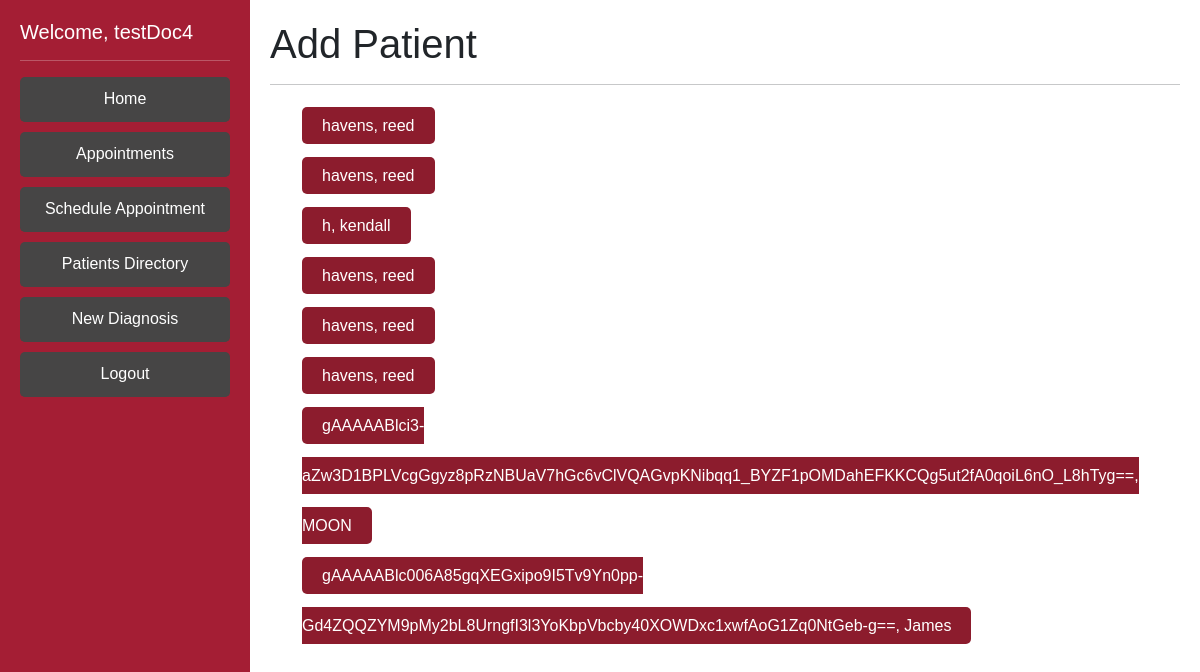
Screenshot of /addPatient (signed in) with the database file from the repository.
### DoctorPortal/models.py (models this page shows)
class Patient(AbstractBaseUser):
    phone = EncryptedIntegerField() # 1 (999)-999-9999 11 long
    ssn = EncryptedCharField(unique=True, max_length=9) #ssn should be unique
    address = EncryptedCharField(max_length=200, default= '')
    username = models.CharField(max_length=100, default = '', unique=True)
    password = EncryptedCharField(max_length=25, default='')
    createdAt = EncryptedDateTimeField(auto_now_add=True) # time the patient was created
    lastUpdated = EncryptedDateTimeField(auto_now=True) # time the patient info was last edited
    fname = models.CharField(max_length=50)
    lname = EncryptedCharField(max_length=50)
    sex = models.CharField(max_length=1) # M or F
    symptoms = EncryptedTextField(default='na') #large body of text
    age = models.PositiveIntegerField(validators=[MaxValueValidator(130), MinValueValidator(0)], default=None) # 0 - 130 yrs old
    weight = models.PositiveIntegerField(validators=[MinValueValidator(1), MaxValueValidator(2000)], default=None) # 1-2000lbs
    allergies = EncryptedTextField(default='na') # known allergies
    history = EncryptedTextField(default='na') # the medical history
    otp_verification_secret = models.CharField(max_length=50, default='')
    is_patient = models.BooleanField('patientStatus', default=True)
    is_doctor = models.BooleanField('doctorStatus', default=False)
    objects = PatientManager()
    USERNAME_FIELD = 'username'
    REQUIRED_FIELDS = []
    def __str__(self):
        if self.is_patient == True:
            return self.lname + ", " + self.fname
        elif (self.is_doctor == True):
            return "Dr." + self.fname + " " + self.lname
        else:
            return self.username

### DoctorPortal/views.py (the view)
# urls.py: path('addPatient', views.addPatient, name='addPatient'),
def addPatient(request):
    current_user = request.user
    if (current_user.is_doctor == False):
        return HttpResponseRedirect('/login')
    allPatients = Patient.objects.filter(is_patient=True)
    return render(request, "addPatients_doctor.html", context = {'patients': allPatients})

### DoctorPortal/templates/addPatients_doctor.html
{% extends 'base_doctor.html' %}
{% block content %}
<div class="jumbotron">
    <h1 class="display-7">Add Patient</h1>
    <hr class="my-3">
</div>
    {% if patients %}
        <ul>
            {% for p in patients %}
                <a href="{% url 'addPatient2' patientUsername=p.username %}"> {{p}} </a> <br>
                {% endfor %}
        </ul>
    {% endif %}
{% endblock content %}

### DoctorPortal/templates/base_doctor.html (shortened to what this page needs)
{% load static %}
<!doctype html>
<html lang="en">
  <head>
		<link href="https://cdn.jsdelivr.net/npm/bootstrap@5.3.0-alpha1/dist/css/bootstrap.min.css" rel="stylesheet">
		<link rel="stylesheet" type="text/css" href="{% static 'styles.css' %}">
	</head>
  <body>
    <div class="sidebar">
      <h5>Welcome, {{ user.get_username }}</h5>
      <hr class="my-3">
			<ul>
				<li><a class="btn btn-danger" style="margin-bottom: 10px;" href="/home">Home</a></li>
				<li><a class="btn btn-danger" style="margin-bottom: 10px;" href="/viewFutureAppointmentsDoctor">Appointments</a></li>
        <li><a class="btn btn-danger" style="margin-bottom: 10px;" href="/scheduleAppointmentDoctor">Schedule Appointment</a></li>
				<li><a class="btn btn-danger" style="margin-bottom: 10px;" href="/viewPatients">Patients Directory</a></li>
				<li><a class="btn btn-danger" style="margin-bottom: 10px;" href="/addDiagnosis">New Diagnosis</a></li>
				<li><a class="btn btn-danger" href="/logoutDoctor">Logout</a></li>
			</ul>
    </div>
    <div class="content">
      {% block content %}{% endblock content %}
    </div>
  </body>
</html>

### DoctorPortal/static/styles.css (style rules this page uses)
body { margin: 0; padding: 0; font-family: Arial, sans-serif; }
.sidebar { position: fixed; top: 0px; left: 0; width: 250px; height: 100%; background-color: #a41e34; color: #fff; padding: 20px; box-sizing: border-box; }
.sidebar ul { margin: 0; padding: 0; list-style: none; }
.sidebar ul li { margin: 0; padding: 0; }
.sidebar ul li a { display: block; color: #fff; padding: 10px; text-decoration: none; border-bottom: 1px solid #8c1c2d; }
.content { margin-left: 250px; padding: 20px; box-sizing: border-box; }
.content h1 { margin-top: 0; }
.btn { background-color:rgb(70, 69, 69)!important; border-color: rgb(70, 69, 69)!important; border: none; display: inline-block; }
a:link, a:visited { background-color: #8c1c2d; color: #fff; padding: 10px 20px; border-radius: 5px; border: none; cursor: pointer; text-decoration: none; }
ul { margin: 0; line-height: 50px; list-style: none; }

### rows the page displays
Patient: get_username "testDoc4"
Patient: is_patient+lname+fname "havens, reed"
Patient: is_patient+lname+fname "havens, reed"
Patient: is_patient+lname+fname "h, kendall"
Patient: is_patient+lname+fname "havens, reed"
Patient: is_patient+lname+fname "havens, reed"
Patient: is_patient+lname+fname "havens, reed"
Patient: is_patient+lname+fname "gAAAAABlci3-aZw3D1BPLVcgGgyz8pRzNBUaV7hGc6vClVQAGvpKNibqq1_BYZF1pOMDahEFKKCQg5ut2fA0qoiL6nO_L8hTyg==, MOON"
Patient: is_patient+lname+fname "gAAAAABlc006A85gqXEGxipo9I5Tv9Yn0pp-Gd4ZQQZYM9pMy2bL8UrngfI3l3YoKbpVbcby40XOWDxc1xwfAoG1Zq0NtGeb-g==, James"
